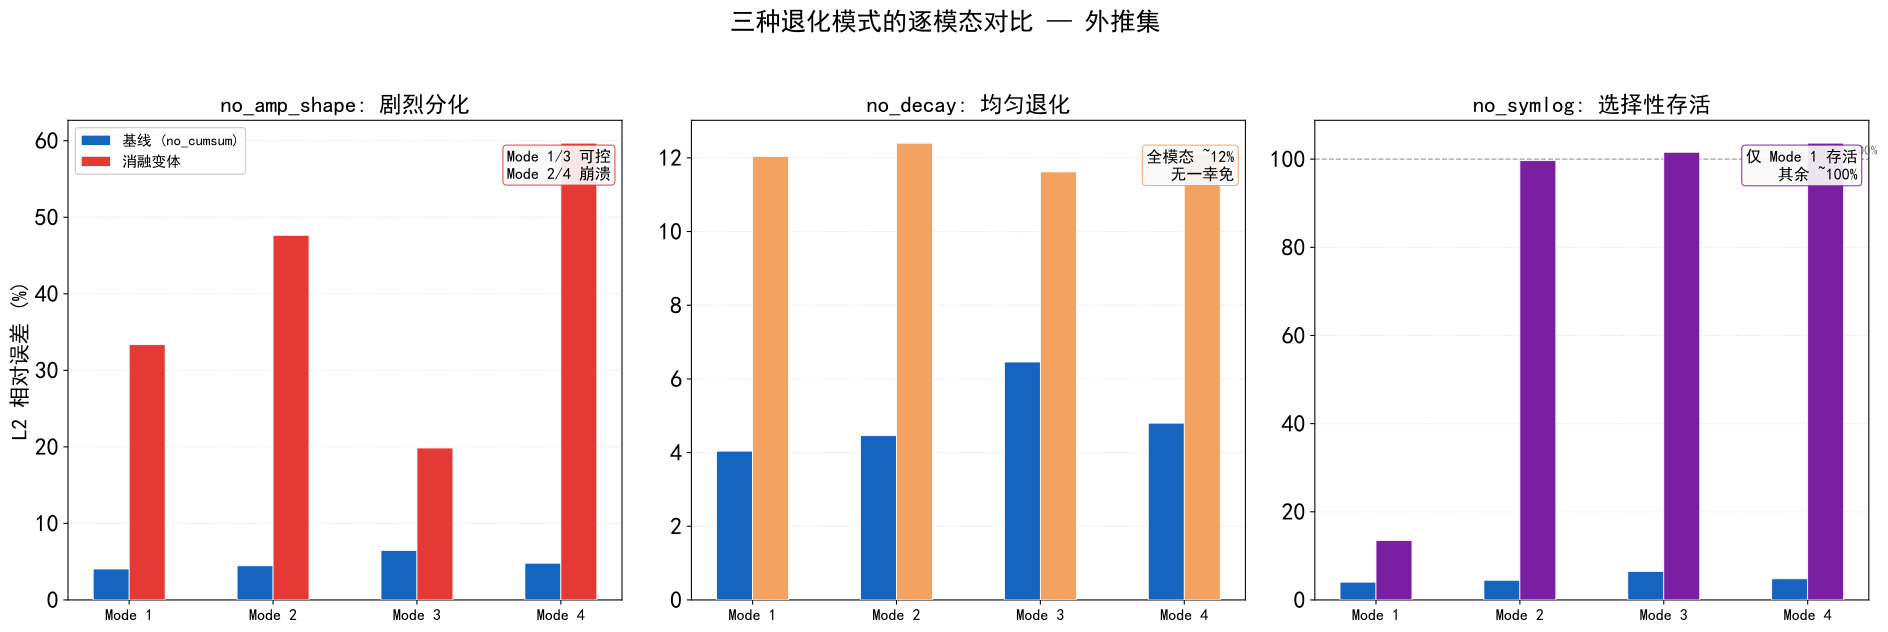

Recreate this plot in Python.
# 图 5-10: 三种退化模式对比 — no_amp_shape / no_decay / no_symlog 外推逐模态误差
import matplotlib
matplotlib.use('Agg')
import matplotlib.pyplot as plt
import numpy as np

plt.rcParams.update({
    'font.sans-serif': ['SimHei', 'Songti SC', 'Arial'],
    'font.family': 'sans-serif',
    'font.size': 20,
    'axes.labelsize': 20,
    'axes.titlesize': 20,
    'legend.fontsize': 16,
    'figure.dpi': 300,
    'axes.unicode_minus': False,
    'savefig.bbox': 'tight',
})

modes = ['Mode 1', 'Mode 2', 'Mode 3', 'Mode 4']
x = np.arange(len(modes))
width = 0.25

# Data from ablation logs (extrapolation per-mode)
datasets = [
    {
        'title': 'no_amp_shape: 剧烈分化',
        'color': '#E53935',
        'baseline': [4.04, 4.46, 6.46, 4.80],
        'ablation': [33.35, 47.64, 19.85, 59.68],
        'desc': 'Mode 1/3 可控\nMode 2/4 崩溃'
    },
    {
        'title': 'no_decay: 均匀退化',
        'color': '#F4A261',
        'baseline': [4.04, 4.46, 6.46, 4.80],
        'ablation': [12.04, 12.40, 11.62, 12.09],
        'desc': '全模态 ~12%\n无一幸免'
    },
    {
        'title': 'no_symlog: 选择性存活',
        'color': '#7B1FA2',
        'baseline': [4.04, 4.46, 6.46, 4.80],
        'ablation': [13.49, 99.66, 101.56, 103.63],
        'desc': '仅 Mode 1 存活\n其余 ~100%'
    },
]

fig, axes = plt.subplots(1, 3, figsize=(20, 6.5))

for ax, ds in zip(axes, datasets):
    ax.bar(x - width/2, ds['baseline'], width, color='#1565C0', edgecolor='white',
           linewidth=0.6, label='基线 (no_cumsum)', zorder=3)
    ax.bar(x + width/2, ds['ablation'], width, color=ds['color'], edgecolor='white',
           linewidth=0.6, label='消融变体', zorder=3)

    # 100% line for no_symlog panel
    if 'symlog' in ds['title']:
        ax.axhline(y=100, color='#757575', linestyle='--', linewidth=1.0, alpha=0.6)
        ax.text(3.3, 101, '100%', fontsize=14, color='#757575')

    ax.set_xticks(x)
    ax.set_xticklabels(modes, fontsize=16)
    ax.set_title(ds['title'], fontsize=20, fontweight='bold')
    ax.grid(True, axis='y', linestyle=':', alpha=0.4)
    if ax == axes[0]:
        ax.set_ylabel('L2 相对误差 (%)', fontsize=20)
        ax.legend(loc='upper left', framealpha=0.9, fontsize=16)

    # Description box
    ax.text(0.98, 0.94, ds['desc'], transform=ax.transAxes, fontsize=16,
            va='top', ha='right',
            bbox=dict(boxstyle='round,pad=0.25', facecolor='#FAFAFA',
                      edgecolor=ds['color'], lw=0.8, alpha=0.9))

fig.suptitle('三种退化模式的逐模态对比 — 外推集',
             fontsize=22, fontweight='bold', y=1.02)
plt.tight_layout(pad=1.0)
out = 'fig/fig_ch5_three_patterns.svg'
plt.savefig(out, facecolor='white', edgecolor='none')
plt.close()
print(f'Saved: {out}')
